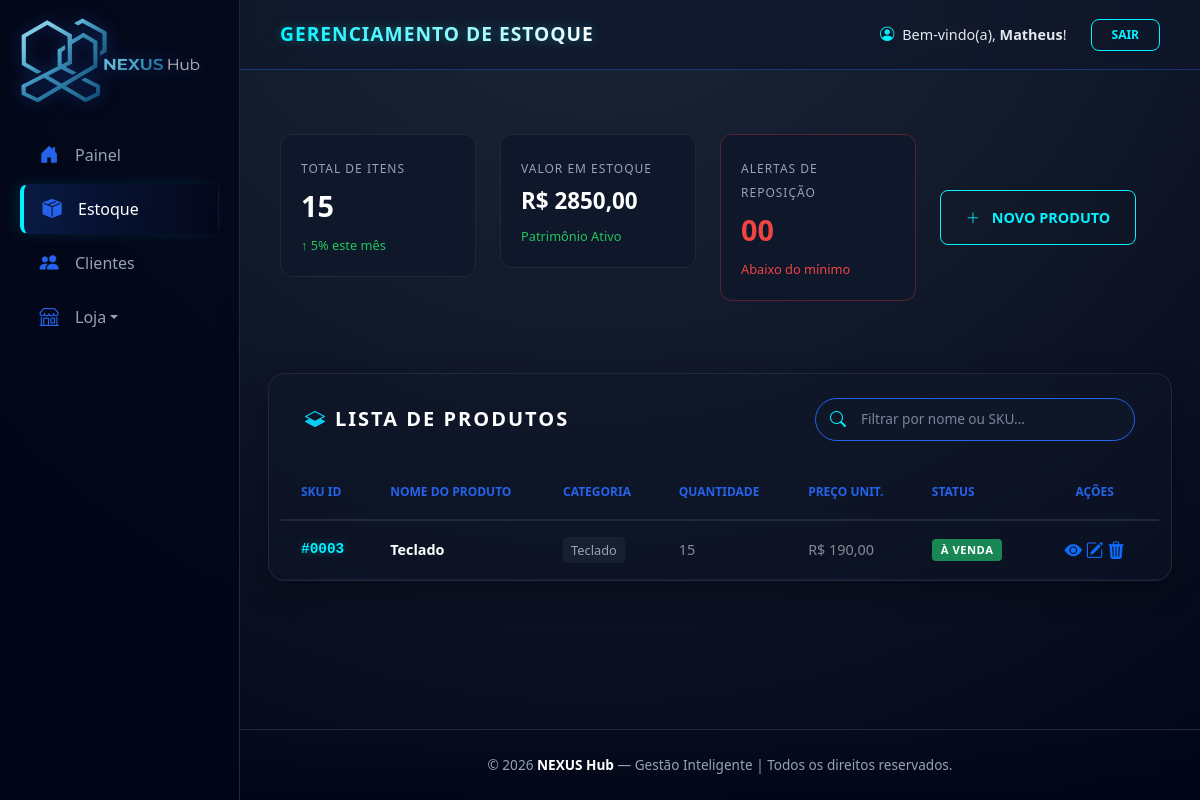
The app's page /nexus/estoque/ (signed in), older data.
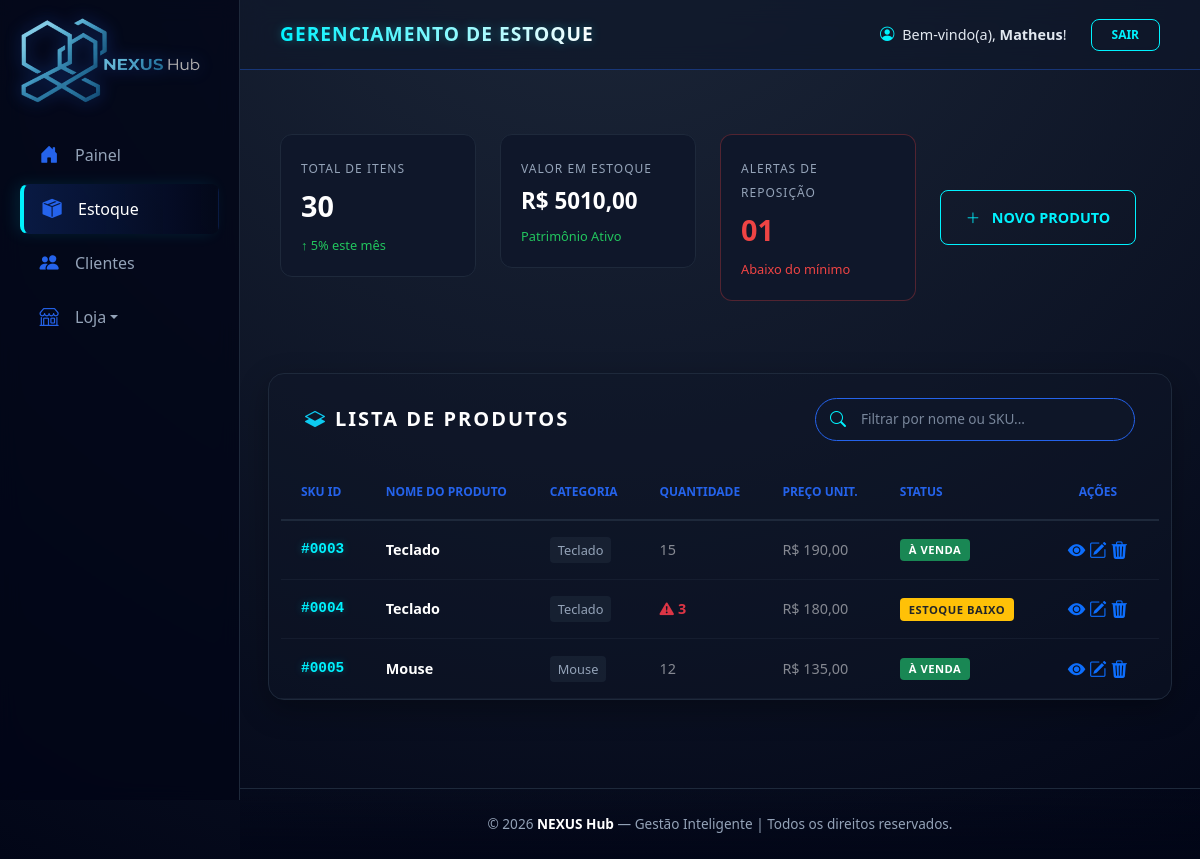
The same page, newer data.
### dashboard/models.py (models this page shows, shortened)
class Produto(models.Model):
    loja = models.ForeignKey(Loja, on_delete=models.CASCADE)
    categoria = models.ForeignKey('Categoria', on_delete=models.SET_NULL, null=True, blank=True)
    nome = models.CharField(max_length=255)
    descricao = models.TextField()
    preco = models.DecimalField(max_digits=10, decimal_places=2)
    estoque = models.IntegerField(default=0)
    estoque_minimo = models.IntegerField(default=5)
    ativo = models.BooleanField(default=True)
    data_criacao = models.DateTimeField(auto_now_add=True)

class Categoria(models.Model):
    nome = models.CharField(max_length=100)
    slug = models.SlugField(unique=True)

### dashboard/decorators.py (the view, shortened to what this page needs)
    @login_required(login_url='login_view')
    def _wrapped_view(request, *args, **kwargs):
        if request.user.is_superuser:
            return view_func(request, *args, **kwargs)

### dashboard/context_processors.py (called while the page is built)
def dados_loja(request):
    if request.user.is_authenticated:
        try:
            vendedor_perfil = Vendedor.objects.filter(usuario=request.user).first()
            is_vendedor = vendedor_perfil and vendedor_perfil.aprovado and not request.user.is_superuser
            if vendedor_perfil:
                loja = Loja.objects.filter(vendedor=vendedor_perfil).first()
                return {
                    'loja': loja,
                    'is_vendedor': is_vendedor,
                    'is_admin': request.user.is_superuser,
                }
        except Exception:
            return {
                'loja': None,
                'is_vendedor': False,
                'is_admin': request.user.is_superuser,
            }
    return {
        'loja': None,
        'is_vendedor': False,
        'is_admin': request.user.is_superuser,
    }

### dashboard/views.py (called while the page is built)
@loja_obrigatoria
def lista_estoque(request):
    produtos_base = Produto.objects.filter(loja__vendedor__usuario=request.user)
    alertas_count = produtos_base.filter(estoque__lte=F('estoque_minimo')).count()
    produtos = produtos_base
    if request.GET.get('baixo_estoque'):
        produtos = produtos.filter(estoque__lte=F('estoque_minimo'))
    totais = produtos.aggregate(
        total_itens=Sum('estoque'), # Soma a quantidade total de peças
        valor_total=Sum(F('preco') * F('estoque')) # Valor total em R$
    )
    context = {
        'produtos': produtos,
        'total_itens': totais['total_itens'] or 0,
        'valor_estoque': totais['valor_total'] or 0,
        'alertas_reposicao': alertas_count, # Agora a variável existe!
    }
    return render(request, 'estoque_lista.html', context)

### dashboard/templates/estoque_lista.html (shortened to what this page needs)
{% extends 'base.html' %}
{% load static %}
{% block page_title %}Gerenciamento de Estoque{% endblock %}
{% block content %}
<div class="row g-4 mb-5"><div class="row g-4 mb-5">
    <div class="col-md-3">
        <div class="stat-card">
            <span class="stat-label">Total de Itens</span>
            <div class="stat-value">{{ total_itens }}</div>
            <span class="trend-up">↑ 5% este mês</span>
        </div>
    </div>
    <div class="col-md-3">
        <div class="stat-card">
            <span class="stat-label">Valor em Estoque</span>
            <div class="stat-value" style="font-size: 1.4rem;">
                R$ {{ valor_estoque|floatformat:2 }}
            </div>
            <span class="trend-up">Patrimônio Ativo</span>
        </div>
    </div>
    <div class="col-md-3">
        <div class="stat-card" style="border-color: rgba(239, 68, 68, 0.3);">
            <span class="stat-label">Alertas de Reposição</span>
            <div class="stat-value" style="color: #ef4444;">
                {{ alertas_reposicao|stringformat:"02d" }}
            </div>
            <span class="trend-alert">Abaixo do mínimo</span>
        </div>
    </div>
    <div class="col-md-3">
        <div class="d-flex flex-column h-100 justify-content-center">
            <a href="{% url 'cadastrar_produto' %}" class="logout-btn text-center py-3 w-100"
                style="font-size: 0.9rem;">
                <i class="bi bi-plus-lg me-2"></i> Novo Produto
            </a>
        </div>
    </div>
</div>
<div class="table-responsive-nexus">
    <div class="p-4 d-flex justify-content-between align-items-center flex-wrap gap-3">
        <h5 class="m-0" style="font-weight: 600; letter-spacing: 2px; color: #fff;">
            <i class="bi bi-layers-half me-2 text-info"></i>LISTA DE PRODUTOS
        </h5>
        <div class="search-container">
            <i class="bi bi-search search-icon"></i>
            <input type="text" id="nexusSearch" class="nexus-input" placeholder="Filtrar por nome ou SKU...">
        </div>
    </div>
    <table class="table-nexus">
    <thead>
        <tr>
            <th>SKU ID</th>
            <th>Nome do Produto</th>
            <th>Categoria</th>
            <th>Quantidade</th>
            <th>Preço Unit.</th>
            <th>Status</th>
            <th class="text-center">Ações</th>
        </tr>
    </thead>
    <tbody id="estoqueTable">
        {% for produto in produtos %}
        <tr>
            <td class="sku-highlight">#{{ produto.id|stringformat:"04d" }}</td>
            <td class="fw-bold text-white">{{ produto.nome }}</td>
            <td><span class="badge-category">{{ produto.categoria.nome }}</span></td>
            <td>
                {% if produto.estoque <= produto.estoque_minimo %}
                    <span class="text-danger fw-bold">
                        <i class="bi bi-exclamation-triangle-fill me-1"></i>{{ produto.estoque }}
                    </span>
                {% else %}
                    <span class="text-white-50">{{ produto.estoque }}</span>
                {% endif %}
            </td>
            <td class="text-white-50">R$ {{ produto.preco|floatformat:2 }}</td>
            <td>
                {% if produto.estoque <= 0 %}
                    <span class="badge bg-danger">Esgotado</span>
                {% elif produto.estoque <= produto.estoque_minimo %}
                    <span class="badge bg-warning text-dark">Estoque Baixo</span>
                {% else %}
                    <span class="badge bg-success">À Venda</span>
                {% endif %}
            </td>
            <td class="text-center">
                <div class="action-buttons">
                    <a href="{% url 'detalhe_produto' produto.id %}" class="btn-action details" title="Ver detalhes">
                        <i class="bi bi-eye-fill"></i>
                    </a>
                    <a href="{% url 'editar_produto' produto.id %}" class="btn-action edit" title="Editar">
                        <i class="bi bi-pencil-square"></i>
                    </a>
                    <a href="{% url 'excluir_produto' produto.id %}" class="btn-action delete" title="Excluir">
                        <i class="bi bi-trash3-fill"></i>
                    </a>
                </div>
            </td>
        </tr>
        {% empty %}
        <tr>
            <td colspan="7" class="text-center py-5 text-secondary">Nenhum produto cadastrado no sistema.</td>
        </tr>
        {% endfor %}
    </tbody>
</table>
</div>
{% endblock %}

### dashboard/templates/base.html (shortened to what this page needs)
{% load static %}
<!DOCTYPE html>
<html lang="pt-br">
<head>
    <link href="https://cdn.jsdelivr.net/npm/bootstrap@5.3.0/dist/css/bootstrap.min.css" rel="stylesheet">
    <link rel="stylesheet" href="https://cdn.jsdelivr.net/npm/bootstrap-icons@1.11.1/font/bootstrap-icons.css">
</head>
<body>
    <div class="app-wrapper">
        <nav class="sidebar">
            <div class="sidebar-brand">
            <a href="{% url 'home' %}">
                <img src="{% static 'img/nexushub.png' %}" alt="NEXUS HUB" class="sidebar-logo">
            </a>
            </div>
            <ul>
                {% if not is_vendedor %}
                <li class="{% if request.resolver_match.url_name == 'home' %}active{% endif %}">
                    <a href="{% url 'home' %}"><i class="bi bi-house-door-fill"></i> Painel</a>
                </li>
                {% endif %}
                <li class="{% if request.resolver_match.url_name == 'lista_estoque' %}active{% endif %}">
                    <a href="{% url 'lista_estoque' %}"><i class="bi bi-box-seam-fill"></i> Estoque</a>
                </li>
                {% if not is_vendedor %}
                <li class="{% if request.resolver_match.url_name == 'lista_clientes' %}active{% endif %}">
                    <a href="{% url 'lista_clientes' %}"><i class="bi bi-people-fill"></i> Clientes</a>
                </li>
                {% endif %}
                <li class="nav-item dropdown">
                    <a href="#" class="dropdown-toggle" data-bs-toggle="dropdown">
                        <i class="bi bi-shop"></i> Loja
                    </a>
                </li>
            </ul>
        </nav>
        <main class="main-layout">
            <header class="header">
                <div class="page-title-glow">
                    {% block page_title %}Dashboard{% endblock %}
                </div>
                <div class="user-info d-flex align-items-center gap-4">
                    <span style="color: #e2e8f0; font-size: 0.9rem;">
                        <i class="bi bi-person-circle me-1" style="color: var(--turquesa-brilhante);"></i>
                        Bem-vindo(a), <strong>{{ user.username }}</strong>!
                    </span>
                    <a href="/logout/" class="logout-btn">Sair</a>
                </div>
            </header>
            <main class="nexus-main-content" id="main-content">
                {% block content %}
                {% endblock %}
            </main>
            <footer class="rodape">
                <p style="color: var(--texto-muted); font-size: 0.85rem; margin: 0;">
                    &copy; {% now "Y" %} <strong style="color: #fff;">NEXUS Hub</strong> — Gestão Inteligente | Todos os
                    direitos reservados.
                </p>
            </footer>
        </main>
    </div>
</body>
</html>

### dashboard/templates/base.html (style rules this page uses)
:root { --nexus-blue: #2563eb; --nexus-blue-glow: rgba(37, 99, 235, 0.4); --azul-profundo: #020617; --azul-card: #0f172a; --borda: #1e293b; --texto-muted: #94a3b8; --turquesa-brilhante: #00f2fe; --turquesa-glow: rgba(0, 242, 254, 0.3); }
.fade-in-content { animation: fadeInUp 0.5s ease-out forwards; }
* { margin: 0; padding: 0; box-sizing: border-box; font-family: 'Segoe UI', system-ui, sans-serif; }
html, body { height: 100%; background: radial-gradient(circle at 50% -20%, #1e293b 0%, #020617 100%); background-attachment: fixed; color: #f8fafc; overflow-x: hidden; }
.app-wrapper { display: flex; min-height: 100vh; width: 100%; }
.sidebar { width: 240px; flex-shrink: 0; background: rgba(2, 6, 23, 0.8); backdrop-filter: blur(10px); border-right: 1px solid var(--borda); display: flex; flex-direction: column; padding: 10px 20px; position: sticky; top: 0; height: 100vh; z-index: 1000; }
.sidebar-brand { height: 100px; display: flex; align-items: center; margin-bottom: 20px; }
.sidebar-logo { max-width: 180px; filter: drop-shadow(0 0 8px var(--nexus-blue-glow)); }
.sidebar ul { list-style: none; padding: 0; }
.sidebar li a, .sidebar .dropdown-toggle { color: var(--texto-muted); text-decoration: none; display: flex; align-items: center; padding: 12px 16px; border-radius: 8px; transition: 0.3s all; border: 1px solid transparent; margin-bottom: 4px; }
.sidebar li a i, .sidebar .dropdown-toggle i { width: 1.5rem; display: flex; justify-content: center; margin-right: 14px; font-size: 1.2rem; color: var(--nexus-blue); transition: 0.3s; }
.sidebar li.active a { background: linear-gradient(90deg, rgba(37, 99, 235, 0.2) 0%, transparent 100%); border-left: 4px solid var(--turquesa-brilhante); color: #fff; box-shadow: -5px 0 15px rgba(0, 242, 254, 0.1); }
.main-layout { flex-grow: 1; display: flex; flex-direction: column; min-width: 0; }
.header { height: 70px; background: rgba(15, 23, 42, 0.7); backdrop-filter: blur(12px); border-bottom: 1px solid var(--nexus-blue-glow); display: flex; align-items: center; justify-content: space-between; padding: 0 40px; }
.page-title-glow { font-size: 1.2rem; font-weight: 800; background: linear-gradient(90deg, var(--turquesa-brilhante), #fff); -webkit-background-clip: text; -webkit-text-fill-color: transparent; filter: drop-shadow(0 0 5px var(--turquesa-glow)); letter-spacing: 1px; text-transform: uppercase; }
.logout-btn { border: 1px solid var(--turquesa-brilhante); color: var(--turquesa-brilhante); padding: 6px 20px; border-radius: 8px; text-decoration: none; font-size: 0.75rem; font-weight: 700; text-transform: uppercase; transition: 0.3s; }
.nexus-main-content { flex: 1 0 auto; padding: 40px; opacity: 0; }
.rodape { padding: 25px; text-align: center; background: linear-gradient(0deg, rgba(2, 6, 23, 0.9) 0%, transparent 100%); border-top: 1px solid var(--borda); }
.sidebar-logo { cursor: pointer; }

Row changes from the older to the newer data that the page shows:
added Produto: id "0004", nome "Teclado", categoria.nome "Teclado", estoque "3", preco "180,00", estoque_minimo "ESTOQUE BAIXO"
added Produto: id "0005", nome "Mouse", categoria.nome "Mouse", estoque "12", preco "135,00", estoque_minimo "À VENDA"
Text that changed along with them:
{{ total_itens }}: "15" → "30"
{{ valor_estoque|floatformat:2 }}: "2850,00" → "5010,00"
{{ alertas_reposicao|stringformat:"02d" }}: "00" → "01"
